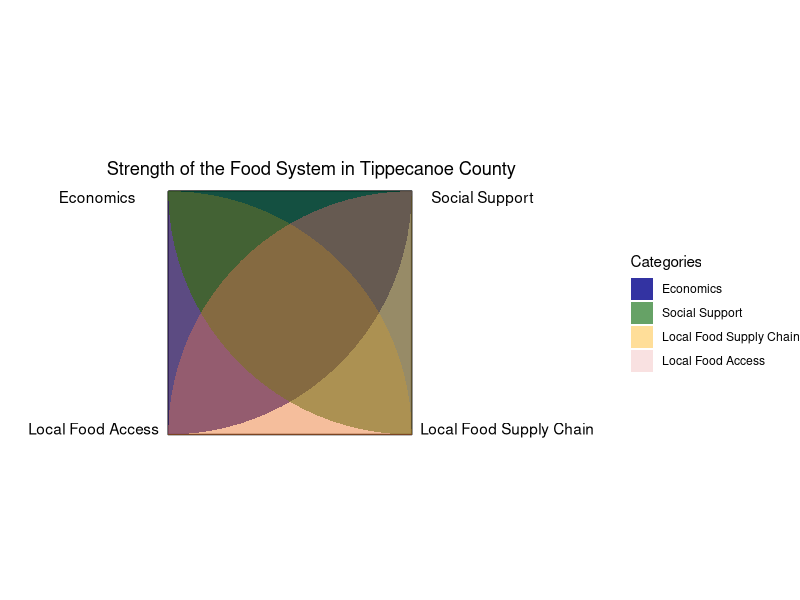

Reproduce this figure in R.
# Load the required libraries
library(ggplot2)
library(ggforce)

# Function to generate data points for a circle, clipped to the square
clipped_circle <- function(center_x, center_y, radius, n_points = 100, side_length) {
  angles <- seq(0, 2 * pi, length.out = n_points)
  x <- center_x + radius * cos(angles)
  y <- center_y + radius * sin(angles)
  clipped_x <- pmin(pmax(x, -side_length/2), side_length/2)
  clipped_y <- pmin(pmax(y, -side_length/2), side_length/2)
  return(data.frame(x = clipped_x, y = clipped_y))
}

# Function to generate data points for the square
square <- function(side_length) {
  x <- c(-side_length/2, side_length/2, side_length/2, -side_length/2, -side_length/2)
  y <- c(side_length/2, side_length/2, -side_length/2, -side_length/2, side_length/2)
  return(data.frame(x, y))
}

# Define the side length of the square
side_length <- 4

# Calculate the radius of the circles to extend to the adjacent corners along the edges
radius <- side_length 

# Generate data for the circles at each corner, clipped to the square
circle_data1 <- clipped_circle(-side_length/2, side_length/2, radius, side_length = side_length)
circle_data2 <- clipped_circle(side_length/2, side_length/2, radius, side_length = side_length)
circle_data3 <- clipped_circle(side_length/2, -side_length/2, radius, side_length = side_length)
circle_data4 <- clipped_circle(-side_length/2, -side_length/2, radius, side_length = side_length)

# Define the custom colors for each corner as RGB values
colors <- c("#00008B", "#006400", "#FFAE00", "#E26A6A")  # Blue, Green, Orange, Red

# Labels for each corner
labels <- c("Economics", "Social Support", "Local Food Supply Chain", "Local Food Access")

# Plot the square and circles, and set limits to the size of the square
p <- ggplot() +
  geom_path(data = square(side_length), aes(x = x, y = y), color = "black") +
  geom_polygon(data = circle_data1, aes(x = x, y = y, fill = colors[1]), alpha = 0.8) +
  geom_polygon(data = circle_data2, aes(x = x, y = y, fill = colors[2]), alpha = 0.6) +
  geom_polygon(data = circle_data3, aes(x = x, y = y, fill = colors[3]), alpha = 0.4) +
  geom_polygon(data = circle_data4, aes(x = x, y = y, fill = colors[4]), alpha = 0.2) +
  coord_fixed() +  # Set aspect ratio to 1 to keep the plot square
  theme_void() +    # Remove axis and background
  scale_fill_manual(values = colors, 
                    guide = guide_legend(title = "Categories", 
                                         override.aes = list(alpha = c(0.8, 0.6, 0.4, 0.2), size = 5)),
                    labels = labels) +   # Specify the desired legend labels
  geom_text(aes(x = -side_length/2 - 1.8, y = side_length/2, label = labels[1]), hjust = 0, vjust = 1) +
  geom_text(aes(x = side_length/2 + 2, y = side_length/2, label = labels[2]), hjust = 1, vjust = 1) +
  geom_text(aes(x = side_length/2 + 3, y = -side_length/2, label = labels[3]), hjust = 1, vjust = 0) +
  geom_text(aes(x = -side_length/2 - 2.3, y = -side_length/2, label = labels[4]), hjust = 0, vjust = 0) +
  ggtitle("Strength of the Food System in Tippecanoe County") +   # Updated title
  theme(plot.title = element_text(hjust = 0.5))  # Center the title

print(p)
